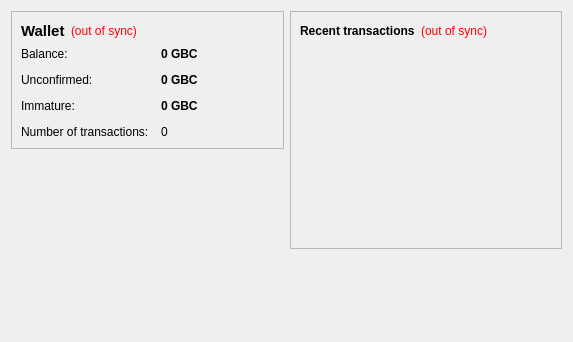
<?xml version="1.0" encoding="UTF-8"?>
<ui version="4.0">
 <class>OverviewPage</class>
 <widget class="QWidget" name="OverviewPage">
  <property name="geometry">
   <rect>
    <x>0</x>
    <y>0</y>
    <width>573</width>
    <height>342</height>
   </rect>
  </property>
  <property name="windowTitle">
   <string>Form</string>
  </property>
  <layout class="QHBoxLayout" name="horizontalLayout" stretch="1,1">
   <item>
    <layout class="QVBoxLayout" name="verticalLayout_2">
     <item>
      <widget class="QFrame" name="frame">
       <property name="frameShape">
        <enum>QFrame::StyledPanel</enum>
       </property>
       <property name="frameShadow">
        <enum>QFrame::Raised</enum>
       </property>
       <layout class="QVBoxLayout" name="verticalLayout_4">
        <item>
         <layout class="QHBoxLayout" name="horizontalLayout_4">
          <item>
           <widget class="QLabel" name="label_5">
            <property name="font">
             <font>
              <pointsize>11</pointsize>
              <weight>75</weight>
              <bold>true</bold>
             </font>
            </property>
            <property name="text">
             <string>Wallet</string>
            </property>
           </widget>
          </item>
          <item>
           <widget class="QLabel" name="labelWalletStatus">
            <property name="toolTip">
             <string>The displayed information may be out of date. Your wallet automatically synchronizes with the GoldBuck network after a connection is established, but this process has not completed yet.</string>
            </property>
            <property name="styleSheet">
             <string notr="true">QLabel { color: red; }</string>
            </property>
            <property name="text">
             <string notr="true">(out of sync)</string>
            </property>
            <property name="alignment">
             <set>Qt::AlignLeading|Qt::AlignLeft|Qt::AlignVCenter</set>
            </property>
           </widget>
          </item>
          <item>
           <spacer name="horizontalSpacer_2">
            <property name="orientation">
             <enum>Qt::Horizontal</enum>
            </property>
            <property name="sizeHint" stdset="0">
             <size>
              <width>40</width>
              <height>20</height>
             </size>
            </property>
           </spacer>
          </item>
         </layout>
        </item>
        <item>
         <layout class="QFormLayout" name="formLayout_2">
          <property name="fieldGrowthPolicy">
           <enum>QFormLayout::AllNonFixedFieldsGrow</enum>
          </property>
          <property name="horizontalSpacing">
           <number>12</number>
          </property>
          <property name="verticalSpacing">
           <number>12</number>
          </property>
          <item row="0" column="0">
           <widget class="QLabel" name="label">
            <property name="text">
             <string>Balance:</string>
            </property>
           </widget>
          </item>
          <item row="0" column="1">
           <widget class="QLabel" name="labelBalance">
            <property name="font">
             <font>
              <weight>75</weight>
              <bold>true</bold>
             </font>
            </property>
            <property name="cursor">
             <cursorShape>IBeamCursor</cursorShape>
            </property>
            <property name="toolTip">
             <string>Your current balance</string>
            </property>
            <property name="text">
             <string notr="true">0 GBC</string>
            </property>
            <property name="textInteractionFlags">
             <set>Qt::LinksAccessibleByMouse|Qt::TextSelectableByKeyboard|Qt::TextSelectableByMouse</set>
            </property>
           </widget>
          </item>
          <item row="1" column="0">
           <widget class="QLabel" name="label_3">
            <property name="text">
             <string>Unconfirmed:</string>
            </property>
           </widget>
          </item>
          <item row="1" column="1">
           <widget class="QLabel" name="labelUnconfirmed">
            <property name="font">
             <font>
              <weight>75</weight>
              <bold>true</bold>
             </font>
            </property>
            <property name="cursor">
             <cursorShape>IBeamCursor</cursorShape>
            </property>
            <property name="toolTip">
             <string>Total of transactions that have yet to be confirmed, and do not yet count toward the current balance</string>
            </property>
            <property name="text">
             <string notr="true">0 GBC</string>
            </property>
            <property name="textInteractionFlags">
             <set>Qt::LinksAccessibleByMouse|Qt::TextSelectableByKeyboard|Qt::TextSelectableByMouse</set>
            </property>
           </widget>
          </item>
          <item row="3" column="0">
           <widget class="QLabel" name="label_2">
            <property name="text">
             <string>Number of transactions:</string>
            </property>
           </widget>
          </item>
          <item row="3" column="1">
           <widget class="QLabel" name="labelNumTransactions">
            <property name="toolTip">
             <string>Total number of transactions in wallet</string>
            </property>
            <property name="text">
             <string notr="true">0</string>
            </property>
           </widget>
          </item>
          <item row="2" column="0">
           <widget class="QLabel" name="labelImmatureText">
            <property name="text">
             <string>Immature:</string>
            </property>
           </widget>
          </item>
          <item row="2" column="1">
           <widget class="QLabel" name="labelImmature">
            <property name="font">
             <font>
              <weight>75</weight>
              <bold>true</bold>
             </font>
            </property>
            <property name="toolTip">
             <string>Mined balance that has not yet matured</string>
            </property>
            <property name="text">
             <string notr="true">0 GBC</string>
            </property>
            <property name="textInteractionFlags">
             <set>Qt::LinksAccessibleByMouse|Qt::TextSelectableByKeyboard|Qt::TextSelectableByMouse</set>
            </property>
           </widget>
          </item>
         </layout>
        </item>
       </layout>
      </widget>
     </item>
     <item>
      <spacer name="verticalSpacer">
       <property name="orientation">
        <enum>Qt::Vertical</enum>
       </property>
       <property name="sizeHint" stdset="0">
        <size>
         <width>20</width>
         <height>40</height>
        </size>
       </property>
      </spacer>
     </item>
    </layout>
   </item>
   <item>
    <layout class="QVBoxLayout" name="verticalLayout_3">
     <item>
      <widget class="QFrame" name="frame_2">
       <property name="frameShape">
        <enum>QFrame::StyledPanel</enum>
       </property>
       <property name="frameShadow">
        <enum>QFrame::Raised</enum>
       </property>
       <layout class="QVBoxLayout" name="verticalLayout">
        <item>
         <layout class="QHBoxLayout" name="horizontalLayout_2">
          <item>
           <widget class="QLabel" name="label_4">
            <property name="text">
             <string>&lt;b&gt;Recent transactions&lt;/b&gt;</string>
            </property>
           </widget>
          </item>
          <item>
           <widget class="QLabel" name="labelTransactionsStatus">
            <property name="toolTip">
             <string>The displayed information may be out of date. Your wallet automatically synchronizes with the GoldBuck network after a connection is established, but this process has not completed yet.</string>
            </property>
            <property name="styleSheet">
             <string notr="true">QLabel { color: red; }</string>
            </property>
            <property name="text">
             <string notr="true">(out of sync)</string>
            </property>
            <property name="alignment">
             <set>Qt::AlignRight|Qt::AlignTrailing|Qt::AlignVCenter</set>
            </property>
           </widget>
          </item>
          <item>
           <spacer name="horizontalSpacer">
            <property name="orientation">
             <enum>Qt::Horizontal</enum>
            </property>
            <property name="sizeHint" stdset="0">
             <size>
              <width>40</width>
              <height>20</height>
             </size>
            </property>
           </spacer>
          </item>
         </layout>
        </item>
        <item>
         <widget class="QListView" name="listTransactions">
          <property name="styleSheet">
           <string notr="true">QListView { background: transparent; }</string>
          </property>
          <property name="frameShape">
           <enum>QFrame::NoFrame</enum>
          </property>
          <property name="verticalScrollBarPolicy">
           <enum>Qt::ScrollBarAlwaysOff</enum>
          </property>
          <property name="horizontalScrollBarPolicy">
           <enum>Qt::ScrollBarAlwaysOff</enum>
          </property>
          <property name="selectionMode">
           <enum>QAbstractItemView::NoSelection</enum>
          </property>
         </widget>
        </item>
       </layout>
      </widget>
     </item>
     <item>
      <spacer name="verticalSpacer_2">
       <property name="orientation">
        <enum>Qt::Vertical</enum>
       </property>
       <property name="sizeHint" stdset="0">
        <size>
         <width>20</width>
         <height>40</height>
        </size>
       </property>
      </spacer>
     </item>
    </layout>
   </item>
  </layout>
 </widget>
 <resources/>
 <connections/>
</ui>
